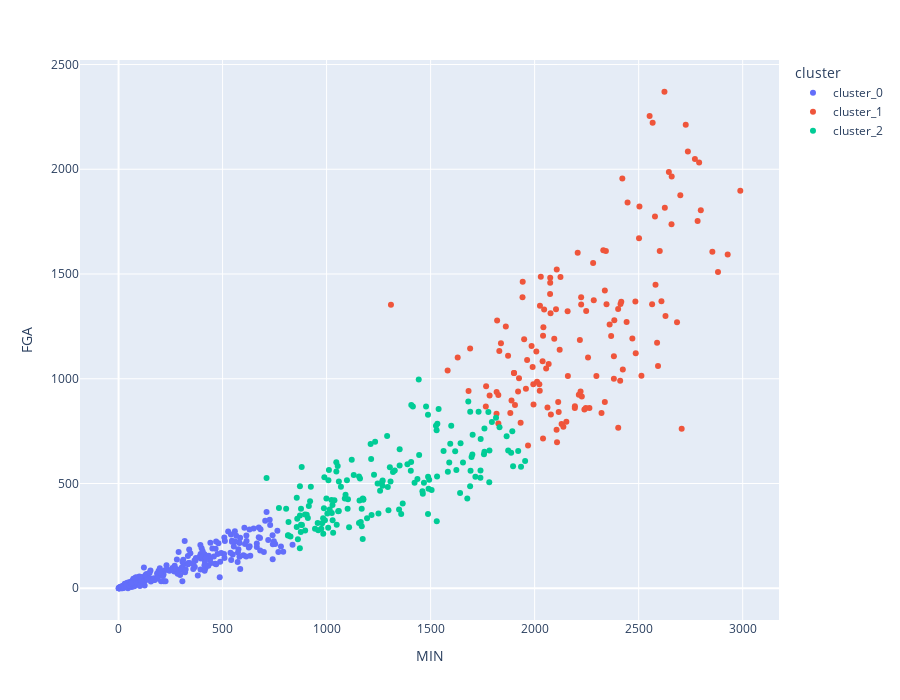

Here is the notebook cell this chart was saved with:
### Markdown cell above
## Visualising the clusters

### Code cell
fig=px.scatter(cluster_final, 
               x="MIN",
               y="PTS", 
               color='cluster',
               hover_data=['PLAYER_NAME','TEAM_ABBREVIATION',
               'AGE', 'GP', 'MIN', 'FGM', 'FGA', 'FG_PCT', 'FG3M',
               'FG3A', 'FG3_PCT', 'FTM', 'FTA', 'FT_PCT', 'OREB', 'DREB', 'REB', 'AST',
               'TOV', 'STL', 'BLK', 'BLKA', 'PF', 'PFD', 'PTS', 'PLUS_MINUS'],
               height=700, 
               width=900,
        )

# fig2=px.scatter(Final[Final['value']==1], x="POINTS_PER_MIN_", y="CATCH_SHOOT_FGM_", color_discrete_sequence=['blue'],
#         hover_data=["PLAYER_NAME","Salary"],
#         height=700, width=900,
#         )

# fig3=px.scatter(Final[Final['value']==2], x="POINTS_PER_MIN_", y="CATCH_SHOOT_FGM_", color_discrete_sequence=['orange'],
#         hover_data=["PLAYER_NAME","Salary"],
#         height=700, width=900,
#         )
# fig4=px.scatter(kmeans.cluster_centers_, kmeans.cluster_centers_[:, 1], kmeans.cluster_centers_[:, 0], color_discrete_sequence=['yellow'],
#         height=1000, width=1000,
#         )
# fig4.update_traces(marker=dict(size=20))

# fig.add_traces(
#     list(fig2.select_traces())
# )

# fig.add_traces(
#     list(fig3.select_traces())
# )

# fig.add_traces(
#     list(fig4.select_traces())
# )

fig.update_layout(
    xaxis_title="MIN",
    yaxis_title="FGA",
    # xaxis_range=[0,1]
)

fig.show()

### Figure 1 — Plotly figure (JSON) as saved in the notebook; plotly's stock layout.template omitted (floating-point values rounded to 4 significant figures; data arrays with more than 128 entries replaced by an {"elided": "..."} marker saying what was removed)
{"data": [{"customdata": {"elided": "269x24 mixed values"}, "hovertemplate": "cluster=cluster_0<br>MIN=%{x}<br>PTS=%{y}<br>PLAYER_NAME=%{customdata[0]}<br>TEAM_ABBREVIATION=%{customdata[1]}<br>AGE=%{customdata[2]}<br>GP=%{customdata[3]}<br>FGM=%{customdata[4]}<br>FGA=%{customdata[5]}<br>FG_PCT=%{customdata[6]}<br>FG3M=%{customdata[7]}<br>FG3A=%{customdata[8]}<br>FG3_PCT=%{customdata[9]}<br>FTM=%{customdata[10]}<br>FTA=%{customdata[11]}<br>FT_PCT=%{customdata[12]}<br>OREB=%{customdata[13]}<br>DREB=%{customdata[14]}<br>REB=%{customdata[15]}<br>AST=%{customdata[16]}<br>TOV=%{customdata[17]}<br>STL=%{customdata[18]}<br>BLK=%{customdata[19]}<br>BLKA=%{customdata[20]}<br>PF=%{customdata[21]}<br>PFD=%{customdata[22]}<br>PLUS_MINUS=%{customdata[23]}<extra></extra>", "legendgroup": "cluster_0", "marker": {"color": "#636efa", "symbol": "circle"}, "mode": "markers", "name": "cluster_0", "orientation": "v", "showlegend": true, "type": "scatter", "x": {"elided": "269 float values"}, "xaxis": "x", "y": {"elided": "269 int values"}, "yaxis": "y"}, {"customdata": {"elided": "139x24 mixed values"}, "hovertemplate": "cluster=cluster_1<br>MIN=%{x}<br>PTS=%{y}<br>PLAYER_NAME=%{customdata[0]}<br>TEAM_ABBREVIATION=%{customdata[1]}<br>AGE=%{customdata[2]}<br>GP=%{customdata[3]}<br>FGM=%{customdata[4]}<br>FGA=%{customdata[5]}<br>FG_PCT=%{customdata[6]}<br>FG3M=%{customdata[7]}<br>FG3A=%{customdata[8]}<br>FG3_PCT=%{customdata[9]}<br>FTM=%{customdata[10]}<br>FTA=%{customdata[11]}<br>FT_PCT=%{customdata[12]}<br>OREB=%{customdata[13]}<br>DREB=%{customdata[14]}<br>REB=%{customdata[15]}<br>AST=%{customdata[16]}<br>TOV=%{customdata[17]}<br>STL=%{customdata[18]}<br>BLK=%{customdata[19]}<br>BLKA=%{customdata[20]}<br>PF=%{customdata[21]}<br>PFD=%{customdata[22]}<br>PLUS_MINUS=%{customdata[23]}<extra></extra>", "legendgroup": "cluster_1", "marker": {"color": "#EF553B", "symbol": "circle"}, "mode": "markers", "name": "cluster_1", "orientation": "v", "showlegend": true, "type": "scatter", "x": {"elided": "139 float values"}, "xaxis": "x", "y": {"elided": "139 int values"}, "yaxis": "y"}, {"customdata": {"elided": "164x24 mixed values"}, "hovertemplate": "cluster=cluster_2<br>MIN=%{x}<br>PTS=%{y}<br>PLAYER_NAME=%{customdata[0]}<br>TEAM_ABBREVIATION=%{customdata[1]}<br>AGE=%{customdata[2]}<br>GP=%{customdata[3]}<br>FGM=%{customdata[4]}<br>FGA=%{customdata[5]}<br>FG_PCT=%{customdata[6]}<br>FG3M=%{customdata[7]}<br>FG3A=%{customdata[8]}<br>FG3_PCT=%{customdata[9]}<br>FTM=%{customdata[10]}<br>FTA=%{customdata[11]}<br>FT_PCT=%{customdata[12]}<br>OREB=%{customdata[13]}<br>DREB=%{customdata[14]}<br>REB=%{customdata[15]}<br>AST=%{customdata[16]}<br>TOV=%{customdata[17]}<br>STL=%{customdata[18]}<br>BLK=%{customdata[19]}<br>BLKA=%{customdata[20]}<br>PF=%{customdata[21]}<br>PFD=%{customdata[22]}<br>PLUS_MINUS=%{customdata[23]}<extra></extra>", "legendgroup": "cluster_2", "marker": {"color": "#00cc96", "symbol": "circle"}, "mode": "markers", "name": "cluster_2", "orientation": "v", "showlegend": true, "type": "scatter", "x": {"elided": "164 float values"}, "xaxis": "x", "y": {"elided": "164 int values"}, "yaxis": "y"}], "layout": {"height": 700, "legend": {"title": {"text": "cluster"}, "tracegroupgap": 0}, "margin": {"t": 60}, "width": 900, "xaxis": {"anchor": "y", "domain": [0, 1], "title": {"text": "MIN"}}, "yaxis": {"anchor": "x", "domain": [0, 1], "title": {"text": "FGA"}}}}
